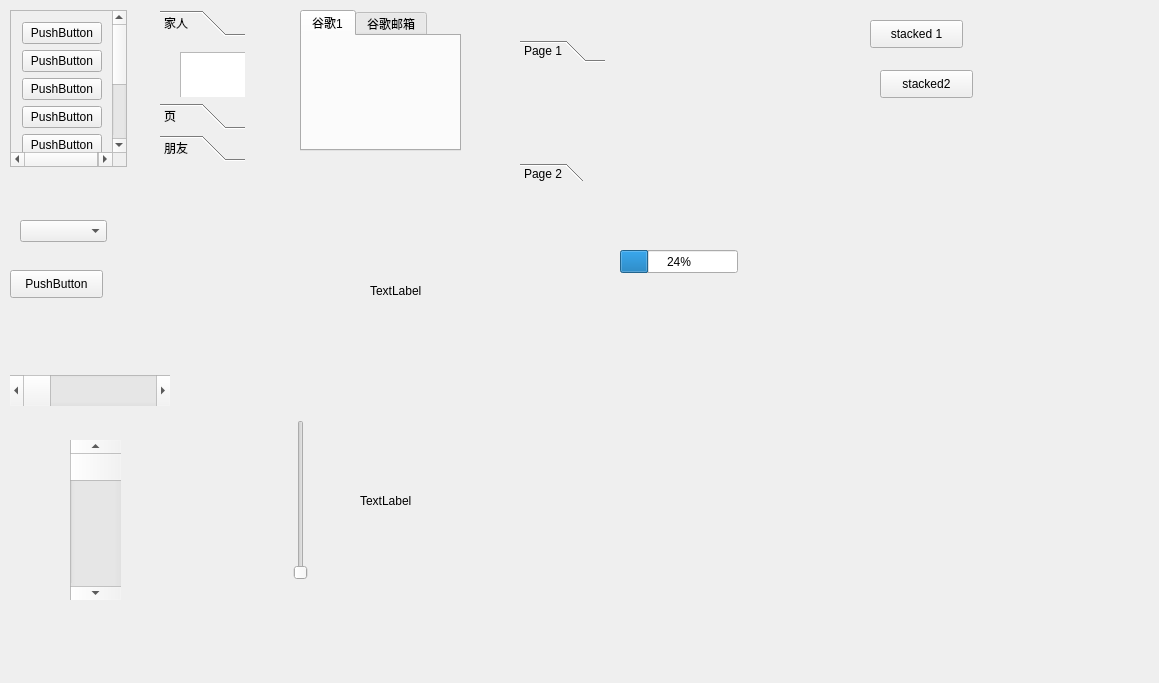
<?xml version="1.0" encoding="UTF-8"?>
<ui version="4.0">
 <class>Widget</class>
 <widget class="QWidget" name="Widget">
  <property name="geometry">
   <rect>
    <x>0</x>
    <y>0</y>
    <width>1159</width>
    <height>683</height>
   </rect>
  </property>
  <property name="windowTitle">
   <string>Widget</string>
  </property>
  <widget class="QScrollArea" name="scrollArea">
   <property name="geometry">
    <rect>
     <x>10</x>
     <y>10</y>
     <width>117</width>
     <height>157</height>
    </rect>
   </property>
   <property name="widgetResizable">
    <bool>true</bool>
   </property>
   <widget class="QWidget" name="scrollAreaWidgetContents">
    <property name="geometry">
     <rect>
      <x>0</x>
      <y>0</y>
      <width>115</width>
      <height>330</height>
     </rect>
    </property>
    <layout class="QVBoxLayout" name="verticalLayout">
     <item>
      <widget class="QPushButton" name="pushButton">
       <property name="text">
        <string>PushButton</string>
       </property>
      </widget>
     </item>
     <item>
      <widget class="QPushButton" name="pushButton_3">
       <property name="text">
        <string>PushButton</string>
       </property>
      </widget>
     </item>
     <item>
      <widget class="QPushButton" name="pushButton_7">
       <property name="text">
        <string>PushButton</string>
       </property>
      </widget>
     </item>
     <item>
      <widget class="QPushButton" name="pushButton_6">
       <property name="text">
        <string>PushButton</string>
       </property>
      </widget>
     </item>
     <item>
      <widget class="QPushButton" name="pushButton_9">
       <property name="text">
        <string>PushButton</string>
       </property>
      </widget>
     </item>
     <item>
      <widget class="QPushButton" name="pushButton_8">
       <property name="text">
        <string>PushButton</string>
       </property>
      </widget>
     </item>
     <item>
      <widget class="QPushButton" name="pushButton_5">
       <property name="text">
        <string>PushButton</string>
       </property>
      </widget>
     </item>
     <item>
      <widget class="QPushButton" name="pushButton_2">
       <property name="text">
        <string>PushButton</string>
       </property>
      </widget>
     </item>
     <item>
      <widget class="QPushButton" name="pushButton_4">
       <property name="text">
        <string>PushButton</string>
       </property>
      </widget>
     </item>
    </layout>
   </widget>
  </widget>
  <widget class="QToolBox" name="toolBox">
   <property name="geometry">
    <rect>
     <x>160</x>
     <y>10</y>
     <width>85</width>
     <height>151</height>
    </rect>
   </property>
   <property name="currentIndex">
    <number>0</number>
   </property>
   <widget class="QWidget" name="page">
    <property name="geometry">
     <rect>
      <x>0</x>
      <y>0</y>
      <width>85</width>
      <height>61</height>
     </rect>
    </property>
    <attribute name="label">
     <string>家人</string>
    </attribute>
    <widget class="QTextEdit" name="textEdit">
     <property name="geometry">
      <rect>
       <x>20</x>
       <y>10</y>
       <width>104</width>
       <height>87</height>
      </rect>
     </property>
    </widget>
   </widget>
   <widget class="QWidget" name="page_3">
    <property name="geometry">
     <rect>
      <x>0</x>
      <y>0</y>
      <width>85</width>
      <height>61</height>
     </rect>
    </property>
    <attribute name="label">
     <string>页</string>
    </attribute>
    <widget class="QDial" name="dial">
     <property name="geometry">
      <rect>
       <x>20</x>
       <y>10</y>
       <width>50</width>
       <height>64</height>
      </rect>
     </property>
    </widget>
   </widget>
   <widget class="QWidget" name="page_2">
    <property name="geometry">
     <rect>
      <x>0</x>
      <y>0</y>
      <width>85</width>
      <height>61</height>
     </rect>
    </property>
    <attribute name="label">
     <string>朋友</string>
    </attribute>
    <widget class="QLineEdit" name="lineEdit">
     <property name="geometry">
      <rect>
       <x>-10</x>
       <y>0</y>
       <width>113</width>
       <height>21</height>
      </rect>
     </property>
    </widget>
   </widget>
  </widget>
  <widget class="QTabWidget" name="tabWidget">
   <property name="geometry">
    <rect>
     <x>300</x>
     <y>10</y>
     <width>161</width>
     <height>141</height>
    </rect>
   </property>
   <property name="currentIndex">
    <number>0</number>
   </property>
   <widget class="QWidget" name="tab">
    <attribute name="title">
     <string>谷歌1</string>
    </attribute>
   </widget>
   <widget class="QWidget" name="tab_2">
    <attribute name="title">
     <string>谷歌邮箱</string>
    </attribute>
   </widget>
  </widget>
  <widget class="QStackedWidget" name="stackedWidget">
   <property name="geometry">
    <rect>
     <x>480</x>
     <y>10</y>
     <width>281</width>
     <height>171</height>
    </rect>
   </property>
   <property name="currentIndex">
    <number>0</number>
   </property>
   <widget class="QWidget" name="page_4">
    <widget class="QToolBox" name="toolBox_2">
     <property name="geometry">
      <rect>
       <x>40</x>
       <y>30</y>
       <width>85</width>
       <height>145</height>
      </rect>
     </property>
     <property name="currentIndex">
      <number>0</number>
     </property>
     <widget class="QWidget" name="page_6">
      <property name="geometry">
       <rect>
        <x>0</x>
        <y>0</y>
        <width>85</width>
        <height>85</height>
       </rect>
      </property>
      <attribute name="label">
       <string>Page 1</string>
      </attribute>
     </widget>
     <widget class="QWidget" name="page_7">
      <property name="geometry">
       <rect>
        <x>0</x>
        <y>0</y>
        <width>85</width>
        <height>85</height>
       </rect>
      </property>
      <attribute name="label">
       <string>Page 2</string>
      </attribute>
     </widget>
    </widget>
   </widget>
   <widget class="QWidget" name="page_5">
    <widget class="QTabWidget" name="tabWidget_3">
     <property name="geometry">
      <rect>
       <x>10</x>
       <y>50</y>
       <width>135</width>
       <height>80</height>
      </rect>
     </property>
     <widget class="QWidget" name="tab_5">
      <attribute name="title">
       <string>Tab 1</string>
      </attribute>
     </widget>
     <widget class="QWidget" name="tab_6">
      <attribute name="title">
       <string>Tab 2</string>
      </attribute>
     </widget>
    </widget>
   </widget>
  </widget>
  <widget class="QPushButton" name="stacked1">
   <property name="geometry">
    <rect>
     <x>870</x>
     <y>20</y>
     <width>93</width>
     <height>28</height>
    </rect>
   </property>
   <property name="text">
    <string>stacked 1</string>
   </property>
  </widget>
  <widget class="QPushButton" name="stacked2">
   <property name="geometry">
    <rect>
     <x>880</x>
     <y>70</y>
     <width>93</width>
     <height>28</height>
    </rect>
   </property>
   <property name="text">
    <string>stacked2</string>
   </property>
  </widget>
  <widget class="QComboBox" name="comboBox">
   <property name="geometry">
    <rect>
     <x>20</x>
     <y>220</y>
     <width>87</width>
     <height>22</height>
    </rect>
   </property>
  </widget>
  <widget class="QPushButton" name="btn_combo1">
   <property name="geometry">
    <rect>
     <x>10</x>
     <y>270</y>
     <width>93</width>
     <height>28</height>
    </rect>
   </property>
   <property name="text">
    <string>PushButton</string>
   </property>
  </widget>
  <widget class="QScrollBar" name="horizontalScrollBar">
   <property name="geometry">
    <rect>
     <x>10</x>
     <y>375</y>
     <width>160</width>
     <height>31</height>
    </rect>
   </property>
   <property name="orientation">
    <enum>Qt::Horizontal</enum>
   </property>
  </widget>
  <widget class="QScrollBar" name="verticalScrollBar">
   <property name="geometry">
    <rect>
     <x>70</x>
     <y>440</y>
     <width>51</width>
     <height>160</height>
    </rect>
   </property>
   <property name="orientation">
    <enum>Qt::Vertical</enum>
   </property>
  </widget>
  <widget class="QSlider" name="verticalSlider">
   <property name="geometry">
    <rect>
     <x>290</x>
     <y>420</y>
     <width>22</width>
     <height>160</height>
    </rect>
   </property>
   <property name="orientation">
    <enum>Qt::Vertical</enum>
   </property>
  </widget>
  <widget class="QLabel" name="label_movie">
   <property name="geometry">
    <rect>
     <x>370</x>
     <y>210</y>
     <width>251</width>
     <height>161</height>
    </rect>
   </property>
   <property name="text">
    <string>TextLabel</string>
   </property>
  </widget>
  <widget class="QLabel" name="label_movie_2">
   <property name="geometry">
    <rect>
     <x>360</x>
     <y>420</y>
     <width>251</width>
     <height>161</height>
    </rect>
   </property>
   <property name="text">
    <string>TextLabel</string>
   </property>
  </widget>
  <widget class="QProgressBar" name="progressBar">
   <property name="geometry">
    <rect>
     <x>620</x>
     <y>250</y>
     <width>118</width>
     <height>23</height>
    </rect>
   </property>
   <property name="value">
    <number>24</number>
   </property>
  </widget>
 </widget>
 <layoutdefault spacing="6" margin="11"/>
 <resources/>
 <connections/>
</ui>
